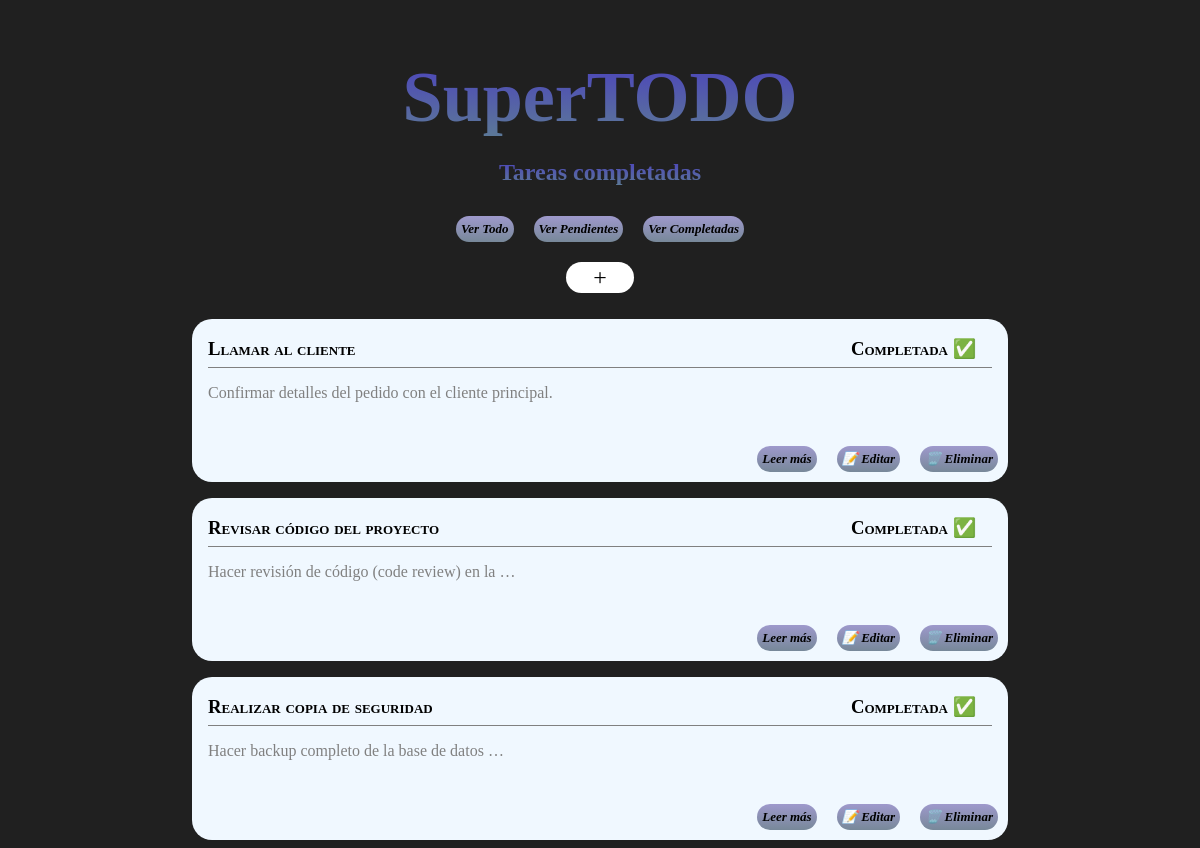
The app's page /tasks/completed/ with its own data.
### tasks/models.py (models this page shows, shortened)
class Task(models.Model):
    name = models.CharField(max_length=70)
    description = models.TextField(max_length=256, blank=True)
    slug = models.SlugField(unique=True)
    completed = models.BooleanField(default=False)
    created_at = models.DateTimeField()
    updated_at = models.DateTimeField()

### tasks/views.py (the view)
# urls.py: path('completed/', views.task_list_completed, name='task-list-completed'),
def task_list_completed(request):
    completed_tasks = Task.objects.filter(completed=True).order_by('-updated_at')
    return render(
        request, 'tasks/tasklist.html', {'tasks': completed_tasks, 'subtitle': 'Tareas completadas'}
    )

### tasks/templates/tasks/tasklist.html
{% extends "base.html" %}
{% load static %}
  {% block content %}
    <div class="create">
      <span class="pill-create">
        <p><a href="{% url 'tasks:task-add'%}"> + </a></p>
      </span>
    </div>
      {% if tasks|length > 0 %}
        <div class="tasksDisplay">
          {% for task in tasks %}
            <div class="box">
              <div class="top-border">
                <div class="titleContainer">
                  <h3 class="title">{{ task.name }}</h3>
                  <h3 class="sign"> <a href="{% url 'tasks:task-toggle' task.slug %}"> {% if task.completed %} Completada ✅ {% else %} Pendiente ❌ {% endif %}</a> </h3>
                </div>
                <p class="content"> {{task.description | truncatewords:8 }}</p>
              </div>
              <br>
              <div class="buttons">
                <span class="pill">
                  <p><a href="{% url 'tasks:task-delete' task.slug %}"> 🗑️ Eliminar </a></p>
                </span>
                <span class="pill">
                  <p><a href="{% url 'tasks:task-edit' task.slug %}"> 📝 Editar </a></p>
                </span>
                <span class="pill">
                  <p><a href="{% url 'tasks:task-detail' task.slug %}">Leer más</a></p>
                </span>
              </div>
            </div>
          {% endfor %}
        </div>
      {% else %}
        <h3>Nada que hacer. ¡Enhorabuena!</h3>
      {% endif %}
  {% endblock %}

### shared/static/css/base.css (style rules this page uses)
body { background-color: rgb(32, 32, 32); color: white; font-family: Georgia, "Times New Roman", Times, serif; display: flex; flex-direction: column; align-items: center; justify-content: center; text-align: center; }
.box { background-color: aliceblue; width: 50rem; height: fit-content; border-radius: 20px; color: black; text-align: justify; padding-left: 1rem; margin-top: 1rem; }
.buttons { display: flex; flex-direction: row-reverse; align-items: end; justify-items: end; }
.pill p { background: linear-gradient(#9e99cc, lightslategray); border-radius: 20px; width: fit-content; font-size: small; font-style: italic; font-weight: bold; padding: 5px; margin: 10px; }
.titleContainer { font-variant: small-caps; width: 49rem; height: 3rem; border-bottom: 1px solid gray; display: inline-flex; justify-content: space-between; }
.sign { margin-right: 1rem; }
.content { color: gray; }
.pill-create p { background-color: rgb(255, 255, 255); border-radius: 100px; width: 4rem; font-size: x-large; font-style: bold; padding: 2px; margin: 10px; }
a { text-decoration: none; color: black; }
.create { display: flex; align-items: center; justify-content: center; }

### records on screen
Task: name "Llamar al cliente", completed "Completada ✅", description "Confirmar detalles del pedido con el cliente principal."
Task: name "Revisar código del proyecto", completed "Completada ✅", description "Hacer revisión de código (code review) en la …"
Task: name "Realizar copia de seguridad", completed "Completada ✅", description "Hacer backup completo de la base de datos …"

### other values on screen
{{ subtitle }} "Tareas completadas"
